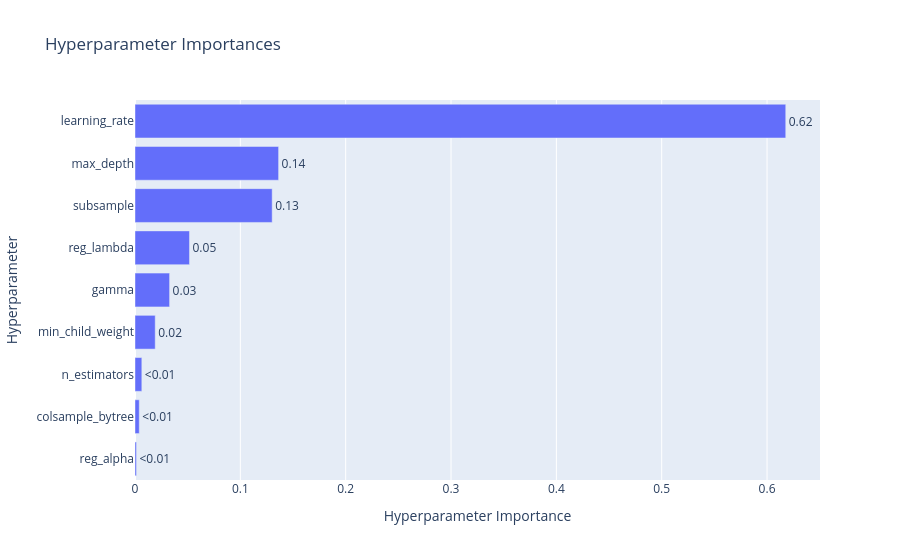

Source (notebook cell):
### Code cell
optuna.visualization.plot_param_importances(study)

### Figure 1 — Plotly figure (JSON) as saved in the notebook; plotly's stock layout.template omitted (floating-point values rounded to 4 significant figures)
{"data": [{"cliponaxis": false, "hovertemplate": ["reg_alpha (FloatDistribution): 0.0013972894066405573<extra></extra>", "colsample_bytree (FloatDistribution): 0.004047711476901332<extra></extra>", "n_estimators (IntDistribution): 0.006486120666499452<extra></extra>", "min_child_weight (IntDistribution): 0.019202894957752573<extra></extra>", "gamma (FloatDistribution): 0.03283881672081349<extra></extra>", "reg_lambda (FloatDistribution): 0.05171736130420207<extra></extra>", "subsample (FloatDistribution): 0.13022290879280465<extra></extra>", "max_depth (IntDistribution): 0.136330595108636<extra></extra>", "learning_rate (FloatDistribution): 0.61775630156575<extra></extra>"], "name": "Objective Value", "orientation": "h", "text": ["<0.01", "<0.01", "<0.01", "0.02", "0.03", "0.05", "0.13", "0.14", "0.62"], "textposition": "outside", "type": "bar", "x": [0.001397, 0.004048, 0.006486, 0.0192, 0.03284, 0.05172, 0.1302, 0.1363, 0.6178], "y": ["reg_alpha", "colsample_bytree", "n_estimators", "min_child_weight", "gamma", "reg_lambda", "subsample", "max_depth", "learning_rate"]}], "layout": {"title": {"text": "Hyperparameter Importances"}, "xaxis": {"title": {"text": "Hyperparameter Importance"}}, "yaxis": {"title": {"text": "Hyperparameter"}}}}
